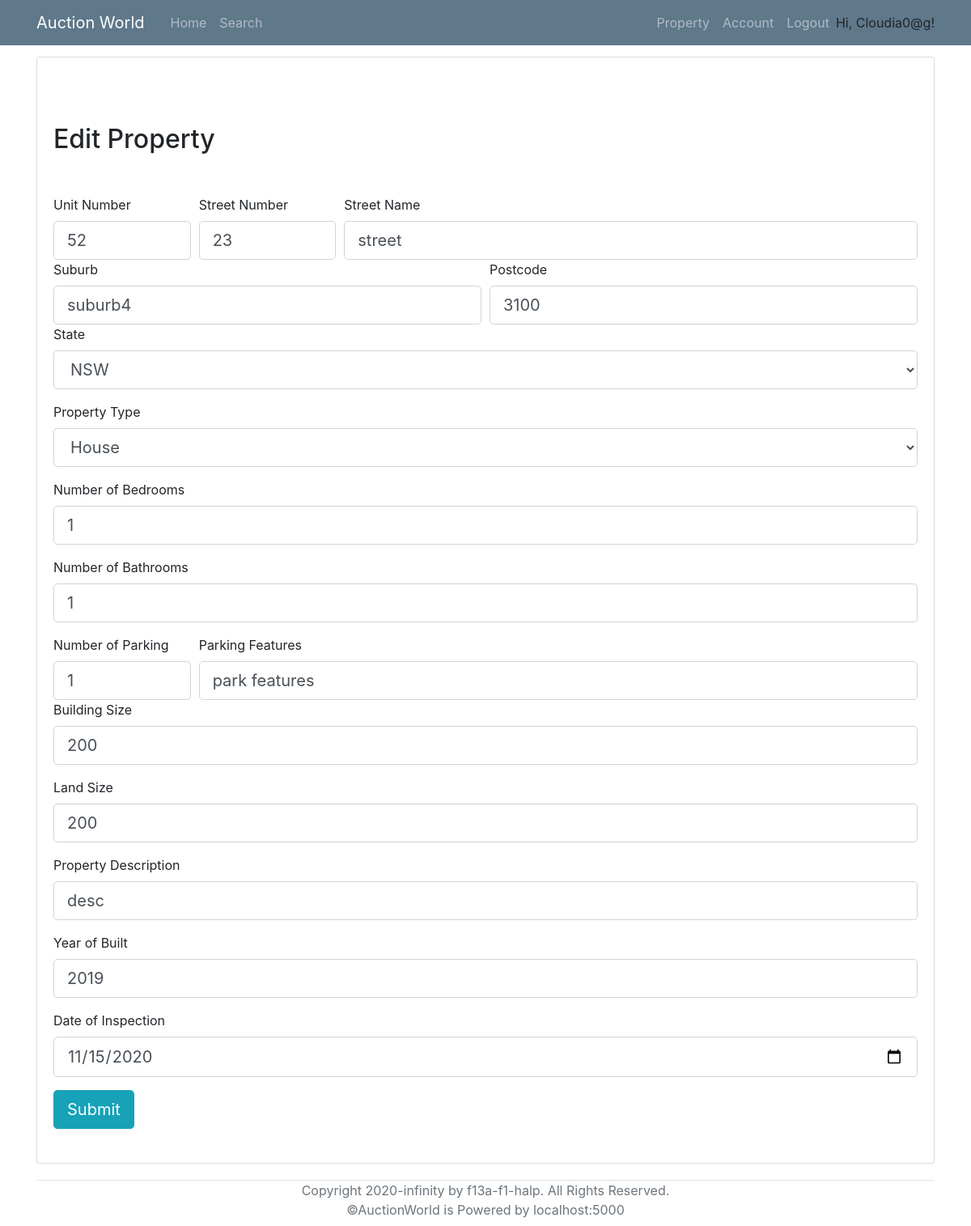
The app's page /editProperty/4 (signed in), older data.
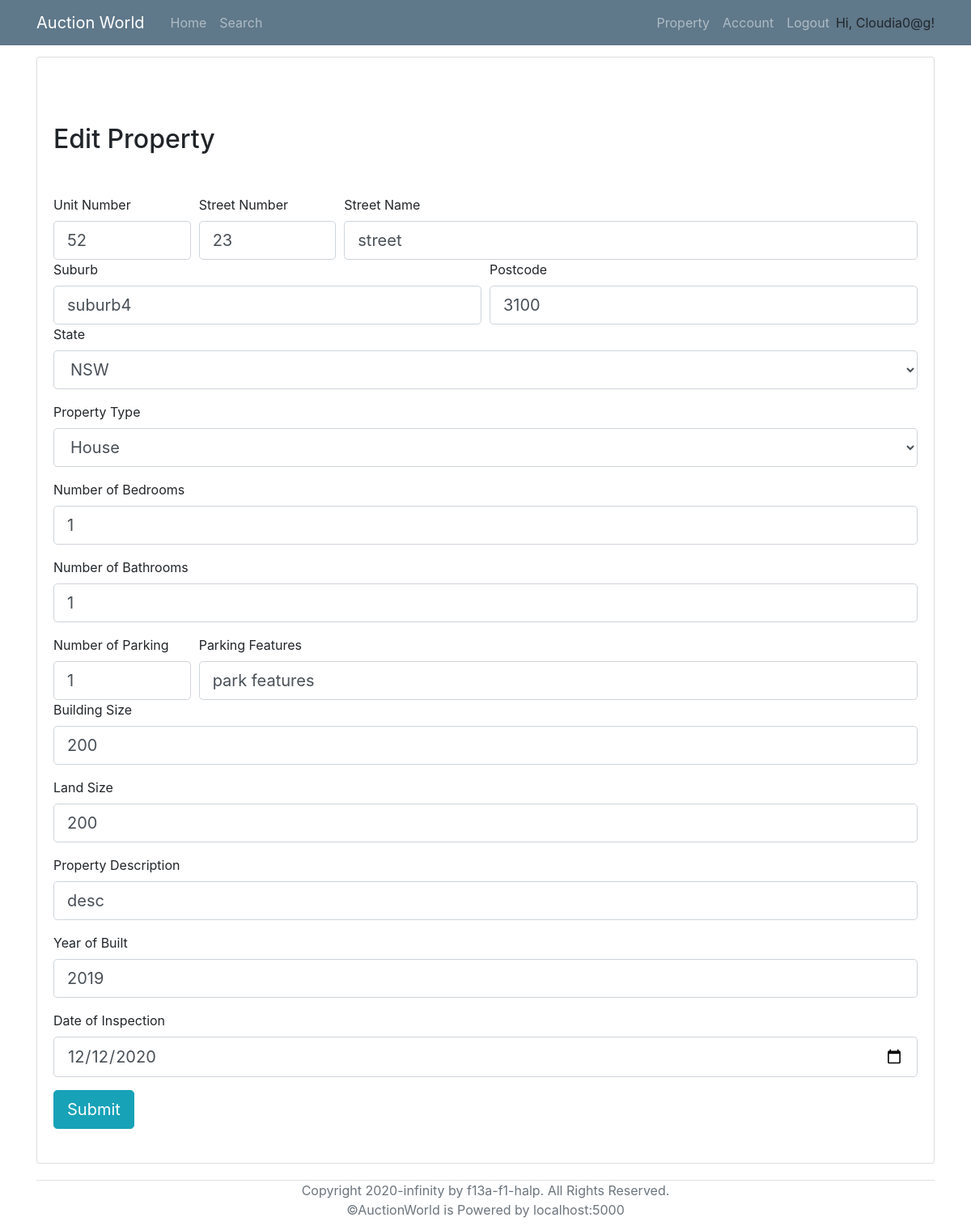
The same page, newer data.
### models.py (models this page shows, shortened)
class Property(db.Model):
    __tablename__ = 'Property'
    id = db.Column(db.Integer, primary_key = True)
    property_type = db.Column(db.String)
    add_unit = db.Column(db.String(100))
    add_num = db.Column(db.String(100))
    add_name = db.Column(db.String(100))
    add_suburb = db.Column(db.String(100))
    add_state = db.Column(db.String(3))
    add_pc = db.Column(db.String(4))
    num_bedrooms = db.Column(db.Integer)
    num_parking = db.Column(db.Integer)
    num_bathrooms = db.Column(db.Integer)
    parking_features = db.Column(db.String)
    building_size = db.Column(db.Integer)
    land_size = db.Column(db.Integer)
    inspection_date = db.Column(db.DateTime)
    description = db.Column(db.String(2000))
    year_built = db.Column(db.Integer)
    status = db.Column(db.String)
    seller = db.Column(db.Integer, db.ForeignKey('User.id'))
    auctionId = db.relationship('AuctionDetails', backref='Property', uselist=False)
    photo_collection = db.relationship('Photos', backref='Property', lazy='dynamic')
    registeredBidders = db.relationship('User',secondary=lambda: RegisteredAssociation.__table__, backref="RegisteredProperties")
    def __repr__(self):
        return '<Property ID at %r>' % self.id

### routes.py (the view)
@app.route('/editProperty/<p_id>', methods=['POST','GET'])
@login_required
def edit_property(p_id):
    p = Property.query.filter_by(seller=current_user.id, id=p_id).all()
    print(p)
    form = PropertyForm()
    if form.validate_on_submit():
        if check_edited_updates(form):
            p_type = form.property_type.data
            p_add_unit = form.add_unit.data
            p_add_num = form.add_num.data
            p_add_name = form.add_name.data
            p_add_suburb = form.add_suburb.data
            p_add_state = form.add_state.data
            p_add_pc = form.add_pc.data
            p_n_beds = form.num_bedrooms.data
            p_n_baths = form.num_bathrooms.data
            p_n_park = form.num_parking.data
            p_p_features = form.parking_features.data
            p_b_size = form.building_size.data
            p_l_size = form.land_size.data
            p_desc = form.description.data
            p_year = form.year_built.data
            p_i_date = form.inspection_date.data
            if p_type:
                p[0].property_type = p_type
            if p_add_unit or p_add_num or p_add_name or p_add_suburb or p_add_state or p_add_pc:
                p[0].add_unit = p_add_unit
                p[0].add_num = p_add_num
                p[0].add_name = p_add_name
                p[0].add_suburb = p_add_suburb
                p[0].add_state = p_add_state
                p[0].add_pc = p_add_pc
            if p_n_beds:
                p[0].num_bedrooms = p_n_beds
            if p_n_baths:
                p[0].num_bathrooms = p_n_baths
            if p_n_park:
                p[0].num_parking = p_n_park
            if p_p_features:
                p[0].parking_features = p_p_features
            if p_b_size:
                p[0].building_size = p_b_size
            if p_l_size:
                p[0].land_size = p_l_size
            if p_desc:
                p[0].description = p_desc
            if p_year:
                p[0].year_built = p_year
            if p_i_date:
                p[0].inspection_date = p_i_date
            db.session.commit()
            return redirect(url_for('property_list'))
        else:
            flash(f'One or more fields have been entered incorrectly. Please try again.','danger')
            return render_template('editProperty.html', title = 'editProperty', form = form, property = p)
    elif request.method == 'GET':
            form.property_type.data = p[0].property_type
            form.add_unit.data = p[0].add_unit
            form.add_num.data = p[0].add_num
            form.add_name.data = p[0].add_name
            form.add_suburb.data = p[0].add_suburb
            form.add_state.data = p[0].add_state
            form.add_pc.data = p[0].add_pc
            form.num_bedrooms.data = p[0].num_bedrooms
            form.num_bathrooms.data = p[0].num_bathrooms
            form.num_parking.data = p[0].num_parking
            form.parking_features.data = p[0].parking_features
            form.building_size.data = p[0].building_size
            form.land_size.data = p[0].land_size
            form.description.data = p[0].description
            form.year_built.data = p[0].year_built
            form.inspection_date.data = p[0].inspection_date
    return render_template('editProperty.html', title = 'editProperty', form = form, property = p)

### models.py (called while the page is built)
@login_manager.user_loader
def load_user(id):
    return User.query.get(id)

### templates/editProperty.html (shortened to what the changed rows need)
{% extends "base.html" %}
{% block content %}
<div class="content-section">
    <br><br><br>
    <h2 class="title">Edit Property</h2>
    {% if not property %}
        <h1>Error: Invalid Property ID</h1>
    {% else %}
        {% for p in property %}
        <form action="" method="POST" action="/addProperty" style="margin-top: 50px;" novalidate>
            <fieldset class="form-group">
                <div class="form-row">
                    <div class="col-2">
                        {{ form.add_unit.label }}<br>
                        {% if form.add_unit.errors %}
                            {{ form.add_unit(class="form-control form-control-lg is-invalid") }}
                            <div class="invalid-feedback">
                                {% for error in form.add_unit.errors %}
                                    <span>{{ error }}</span>
                                {% endfor %}
                            </div>
                        {% else %}
                            {{ form.add_unit(class="form-control form-control-lg") }}
                        {% endif %}
                    </div>
                    <div class="col-2">
                        {{ form.add_num.label }}<br>
                        {% if form.add_num.errors %}
                            {{ form.add_num(class="form-control form-control-lg is-invalid") }}
                            <div class="invalid-feedback">
                                {% for error in form.add_num.errors %}
                                    <span>{{ error }}</span>
                                {% endfor %}
                            </div>
                        {% else %}
                            {{ form.add_num(class="form-control form-control-lg") }}
                        {% endif %}
                    </div>
                    <div class="col">
                        {{ form.add_name.label }}<br>
                        {% if form.add_name.errors %}
                            {{ form.add_name(class="form-control form-control-lg is-invalid") }}
                            <div class="invalid-feedback">
                                {% for error in form.add_name.errors %}
                                    <span>{{ error }}</span>
                                {% endfor %}
                            </div>
                        {% else %}
                            {{ form.add_name(class="form-control form-control-lg") }}
                        {% endif %}
                    </div>
                </div>
                <div class="form-row">
                    <div class="col">
                        {{ form.add_suburb.label }}<br>
                        {% if form.add_suburb.errors %}
                            {{ form.add_suburb(class="form-control form-control-lg is-invalid") }}
                            <div class="invalid-feedback">
                                {% for error in form.add_suburb.errors %}
                                    <span>{{ error }}</span>
                                {% endfor %}
                            </div>
                        {% else %}
                            {{ form.add_suburb(class="form-control form-control-lg") }}
                        {% endif %}
                    </div>
                    <div class="col">
                        {{ form.add_pc.label }}<br>
                        {% if form.add_pc.errors %}
                            {{ form.add_pc(class="form-control form-control-lg is-invalid") }}
                            <div class="invalid-feedback">
                                {% for error in form.add_pc.errors %}
                                    <span>{{ error }}</span>
                                {% endfor %}
                            </div>
                        {% else %}
                            {{ form.add_pc(class="form-control form-control-lg") }}
                        {% endif %}
                    </div>
                </div>
                <div class="form-group">
                    {{ form.add_state.label }}<br>
                    {% if form.add_state.errors %}
                        {{ form.add_state(class="form-control form-control-lg is-invalid") }}
                        <div class="invalid-feedback">
                            {% for error in form.add_state.errors %}
                                <span>{{ error }}</span>
                            {% endfor %}
                        </div>
                    {% else %}
                        {{ form.add_state(class="form-control form-control-lg") }}
                    {% endif %}
                </div>
                <div class="form-group">
                    {{ form.property_type.label }}<br>
                    {% if form.property_type.errors %}
                        {{ form.property_type(class="form-control form-control-lg is-invalid") }}
                        <div class="invalid-feedback">
                            {% for error in form.property_type.errors %}
                                <span>{{ error }}</span>
                            {% endfor %}
                        </div>
                    {% else %}
                        {{ form.property_type(class="form-control form-control-lg") }}
                    {% endif %}
                </div>
                <div class="form-group">
                    {{ form.num_bedrooms.label }}<br>
                    {% if form.num_bedrooms.errors %}
                        {{ form.num_bedrooms(class="form-control form-control-lg is-invalid") }}
                        <div class="invalid-feedback">
                            {% for error in form.num_bedrooms.errors %}
                                <span>{{ error }}</span>
                            {% endfor %}
                        </div>
                    {% else %}
                        {{ form.num_bedrooms(class="form-control form-control-lg") }}
                    {% endif %}
                </div>
                <div class="form-group">
                    {{ form.num_bathrooms.label }}<br>
                    {% if form.num_bathrooms.errors %}
                        {{ form.num_bathrooms(class="form-control form-control-lg is-invalid") }}
                        <div class="invalid-feedback">
                            {% for error in form.num_bathrooms.errors %}
                                <span>{{ error }}</span>
                            {% endfor %}
                        </div>
                    {% else %}
                        {{ form.num_bathrooms(class="form-control form-control-lg") }}
                    {% endif %}
                </div>
                <div class="form-row">
                    <div class="col-2">
                        {{ form.num_parking.label }}<br>
                        {% if form.num_parking.errors %}
                            {{ form.num_parking(class="form-control form-control-lg is-invalid") }}
                            <div class="invalid-feedback">
                                {% for error in form.num_parking.errors %}
                                    <span>{{ error }}</span>
                                {% endfor %}
                            </div>
                        {% else %}
                            {{ form.num_parking(class="form-control form-control-lg") }}
                        {% endif %}
                    </div>
                    <div class="col">
                        {{ form.parking_features.label }}<br>
                        {% if form.parking_features.errors %}
                            {{ form.parking_features(class="form-control form-control-lg is-invalid") }}
                            <div class="invalid-feedback">
                                {% for error in form.parking_features.errors %}
                                    <span>{{ error }}</span>
                                {% endfor %}
                            </div>
                        {% else %}
                            {{ form.parking_features(class="form-control form-control-lg") }}
                        {% endif %}
                    </div>
                </div>
                <div class="form-group">
                    {{ form.building_size.label }}<br>
                    {% if form.building_size.errors %}
                        {{ form.building_size(class="form-control form-control-lg is-invalid") }}
                        <div class="invalid-feedback">
                            {% for error in form.building_size.errors %}
                                <span>{{ error }}</span>
                            {% endfor %}
                        </div>
                    {% else %}
                        {{ form.building_size(class="form-control form-control-lg") }}
                    {% endif %}
                </div>
                <div class="form-group">
                    {{ form.land_size.label }}<br>
                    {% if form.land_size.errors %}
                        {{ form.land_size(class="form-control form-control-lg is-invalid") }}
                        <div class="invalid-feedback">
                            {% for error in form.land_size.errors %}
                                <span>{{ error }}</span>
                            {% endfor %}
                        </div>
                    {% else %}
                        {{ form.land_size(class="form-control form-control-lg") }}
                    {% endif %}
                </div>
                <div class="form-group">
                    {{ form.description.label }}<br>
                    {% if form.description.errors %}
                        {{ form.description(class="form-control form-control-lg is-invalid") }}
                        <div class="invalid-feedback">
                            {% for error in form.description.errors %}
                                <span>{{ error }}</span>
                            {% endfor %}
                        </div>
                    {% else %}
                        {{ form.description(class="form-control form-control-lg") }}
                    {% endif %}
                </div>
                <div class="form-group">
                    {{ form.year_built.label }}<br>
                    {% if form.year_built.errors %}
                        {{ form.year_built(class="form-control form-control-lg is-invalid") }}
                        <div class="invalid-feedback">
                            {% for error in form.year_built.errors %}
                                <span>{{ error }}</span>
                            {% endfor %}
                        </div>
                    {% else %}
                        {{ form.year_built(class="form-control form-control-lg") }}
                    {% endif %}
                </div>
                <div class="form-group">
                    {{ form.inspection_date.label }}<br>
                    {% if form.inspection_date.errors %}
                        {{ form.inspection_date(class="form-control form-control-lg is-invalid") }}
                        <div class="invalid-feedback">
                            {% for error in form.inspection_date.errors %}
                                <span>{{ error }}</span>
                            {% endfor %}
                        </div>
                    {% else %}
                        {{ form.inspection_date(class="form-control form-control-lg") }}
                    {% endif %}
                </div>
                <div class="form-group">{{ form.submit(class="btn btn-info btn-lg") }}</div>
            </fieldset>
        </form>
        {% endfor %}
    {% endif %}
</div>
{% endblock %}

Row changes from the older to the newer data that the page shows:
changed Property "street": inspection_date "11/15/2020" → "12/12/2020"
